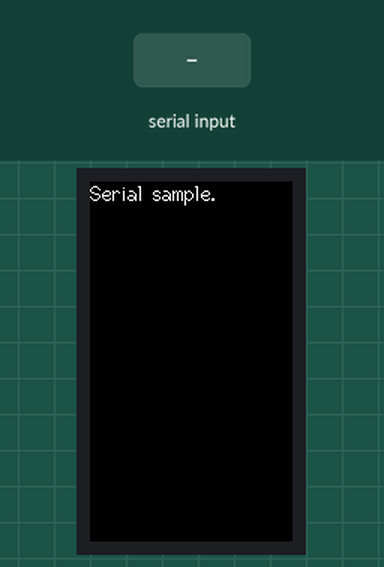
Simulated run of this sketch. Board: ESP32. Shown: 135×240 colour display. The test bench sets the inputs (shaded band). What the sketch prints to the serial monitor is not drawn.

Above: at 1.3 s.
1.4 s: "1" received over Serial
At 3.1 s:
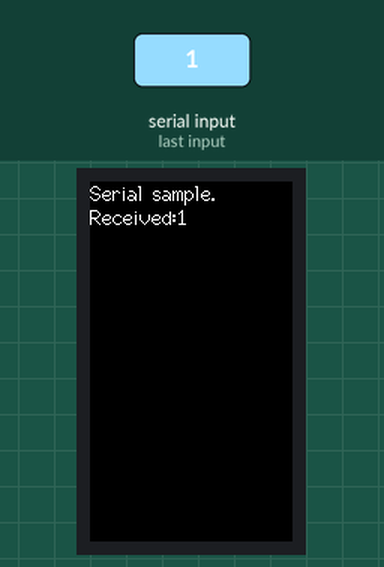
3.9 s: "0" received over Serial
At 6.1 s:
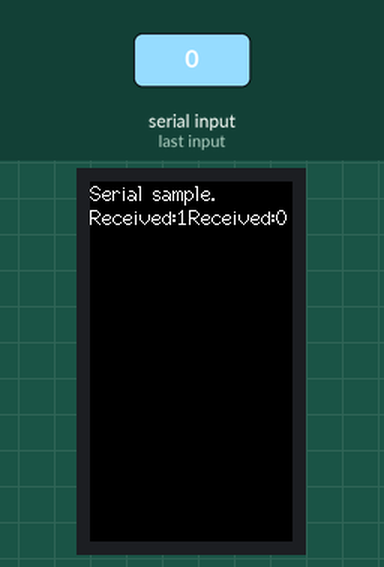
6.4 s: "2" received over Serial
At 8.1 s:
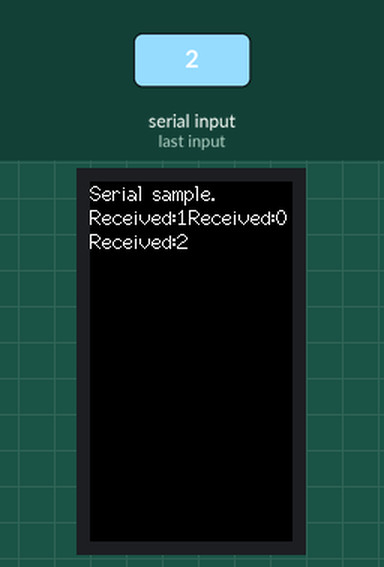
Timing chart, 0 to 9.6 s (numbered marks = the images above; inputs shaded):
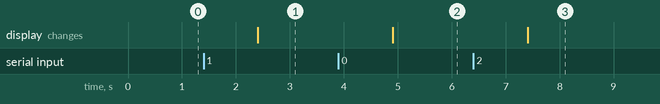

The sketch:

serial_communication_check.ino
```cpp
#include <M5StickCPlus.h>

void setup() {
  M5.begin();
  M5.Lcd.setCursor(0, 0, 2);
  M5.Lcd.println("Serial sample.");
  Serial.begin(9600);
}

void loop() {
  if(Serial.available()) {
    String msg = Serial.readString();
    M5.Lcd.print("Received:" + msg);
    Serial.print(msg);
  }
}
```

Measured:
- after the input at 1.4 s, the display: changes after 1.0 s (image 1)
- after the input at 3.9 s, the display: changes after 1.0 s (image 2)
- after the input at 6.4 s, the display: changes after 1.0 s (image 3)
